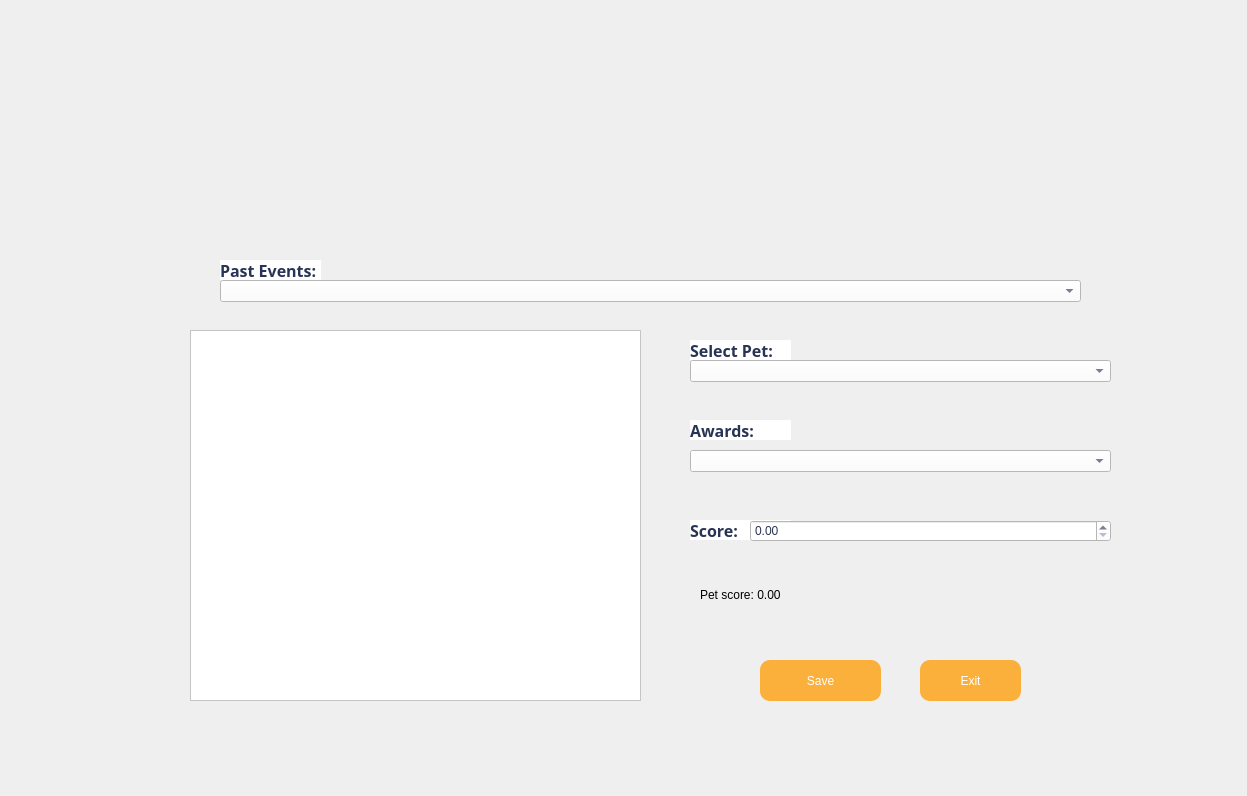
<?xml version="1.0" encoding="UTF-8"?>
<ui version="4.0">
 <class>Dialog</class>
 <widget class="QDialog" name="Dialog">
  <property name="geometry">
   <rect>
    <x>0</x>
    <y>0</y>
    <width>1247</width>
    <height>796</height>
   </rect>
  </property>
  <property name="windowTitle">
   <string>Dialog</string>
  </property>
  <widget class="QLabel" name="label">
   <property name="geometry">
    <rect>
     <x>0</x>
     <y>0</y>
     <width>1246</width>
     <height>796</height>
    </rect>
   </property>
   <property name="cursor">
    <cursorShape>ArrowCursor</cursorShape>
   </property>
   <property name="acceptDrops">
    <bool>true</bool>
   </property>
   <property name="autoFillBackground">
    <bool>false</bool>
   </property>
   <property name="text">
    <string/>
   </property>
   <property name="pixmap">
    <pixmap>images/assignawards.png</pixmap>
   </property>
   <property name="scaledContents">
    <bool>true</bool>
   </property>
   <property name="wordWrap">
    <bool>false</bool>
   </property>
  </widget>
   <widget class="QLabel" name="petscorelabel">
   <property name="geometry">
    <rect>
     <x>700</x>
     <y>580</y>
     <width>200</width>
     <height>30</height>
    </rect>
   </property>
   <property name="text">
    <string>Pet score: 0.00</string>
   </property>
   <property name="alignment">
    <set>Qt::AlignLeft|Qt::AlignVCenter</set>
   </property>
  </widget>
  <widget class="QWidget" name="widget" native="true">
   <property name="geometry">
    <rect>
     <x>0</x>
     <y>0</y>
     <width>120</width>
     <height>80</height>
    </rect>
   </property>
  </widget>
  <widget class="QPushButton" name="petexitbutt">
   <property name="geometry">
    <rect>
     <x>920</x>
     <y>660</y>
     <width>101</width>
     <height>41</height>
    </rect>
   </property>
   <property name="cursor">
    <cursorShape>PointingHandCursor</cursorShape>
   </property>
   <property name="styleSheet">
    <string notr="true">QWidget#petexitbutt{
background-color: rgb(251, 176, 59);
font: 900 12pt &quot;Arial Black&quot;; color : rgb(255, 255, 255);
border-radius: 10px;}

QWidget#petexitbutt:hover {
    
    background-color:rgb(238, 223, 146); 
    border: 2px solid #388E3C; 
    padding: 10px 20px; 
    font-size: 15px; 
}</string>
   </property>
   <property name="text">
    <string>Exit</string>
   </property>
  </widget>
  <widget class="QPushButton" name="savebutt">
   <property name="geometry">
    <rect>
     <x>760</x>
     <y>660</y>
     <width>121</width>
     <height>41</height>
    </rect>
   </property>
   <property name="cursor">
    <cursorShape>PointingHandCursor</cursorShape>
   </property>
   <property name="styleSheet">
    <string notr="true">QWidget#savebutt{
background-color: rgb(251, 176, 59);
font: 900 12pt &quot;Arial Black&quot;; color : rgb(255, 255, 255);
border-radius: 10px;}

QWidget#savebutt:hover {
    
    background-color:rgb(238, 223, 146); 
    border: 2px solid #388E3C; 
    padding: 10px 20px; 
    font-size: 15px; 
}</string>
   </property>
   <property name="text">
    <string>Save</string>
   </property>
  </widget>
  <widget class="QLabel" name="owerusername">
   <property name="geometry">
    <rect>
     <x>940</x>
     <y>40</y>
     <width>201</width>
     <height>20</height>
    </rect>
   </property>
   <property name="font">
    <font>
     <family>Berlin Sans FB Demi</family>
     <pointsize>10</pointsize>
     <italic>false</italic>
     <bold>true</bold>
    </font>
   </property>
   <property name="layoutDirection">
    <enum>Qt::LeftToRight</enum>
   </property>
   <property name="styleSheet">
    <string notr="true">font: 700 10pt &quot;Berlin Sans FB Demi&quot;; 
color: rgb(40, 52, 84);</string>
   </property>
   <property name="text">
    <string/>
   </property>
  </widget>
  <widget class="QComboBox" name="pastevents">
   <property name="geometry">
    <rect>
     <x>220</x>
     <y>280</y>
     <width>861</width>
     <height>22</height>
    </rect>
   </property>
   <property name="styleSheet">
    <string notr="true">font: 700 10pt &quot;Berlin Sans FB Demi&quot;; 
color: rgb(40, 52, 84);
background-color: rgb(255, 255, 255);</string>
   </property>
  </widget>
  <widget class="QLabel" name="message">
   <property name="geometry">
    <rect>
     <x>690</x>
     <y>630</y>
     <width>431</width>
     <height>20</height>
    </rect>
   </property>
   <property name="font">
    <font>
     <family>Berlin Sans FB Demi</family>
     <pointsize>10</pointsize>
     <italic>false</italic>
     <bold>true</bold>
    </font>
   </property>
   <property name="layoutDirection">
    <enum>Qt::LeftToRight</enum>
   </property>
   <property name="styleSheet">
    <string notr="true">font: 700 10pt &quot;Berlin Sans FB Demi&quot;; 
color: rgb(251, 176, 59);</string>
   </property>
   <property name="text">
    <string/>
   </property>
   <property name="alignment">
    <set>Qt::AlignCenter</set>
   </property>
  </widget>
  <widget class="QComboBox" name="petswhoparticipated">
   <property name="geometry">
    <rect>
     <x>690</x>
     <y>360</y>
     <width>421</width>
     <height>22</height>
    </rect>
   </property>
   <property name="styleSheet">
    <string notr="true">font: 700 10pt &quot;Berlin Sans FB Demi&quot;; 
color: rgb(40, 52, 84);
background-color: rgb(255, 255, 255);</string>
   </property>
  </widget>
  <widget class="QTableWidget" name="eventstatus">
   <property name="geometry">
    <rect>
     <x>190</x>
     <y>330</y>
     <width>451</width>
     <height>371</height>
    </rect>
   </property>
   <property name="font">
    <font>
     <family>Berlin Sans FB Demi</family>
     <pointsize>10</pointsize>
     <bold>true</bold>
    </font>
   </property>
   <property name="styleSheet">
    <string notr="true">color: rgb(20, 33, 68);
background-color: rgb(255, 255, 255);</string>
   </property>
  </widget>
  <widget class="QLabel" name="label_2">
   <property name="geometry">
    <rect>
     <x>220</x>
     <y>260</y>
     <width>101</width>
     <height>20</height>
    </rect>
   </property>
   <property name="font">
    <font>
     <family>Berlin Sans FB Demi</family>
     <pointsize>12</pointsize>
     <italic>false</italic>
     <bold>true</bold>
    </font>
   </property>
   <property name="styleSheet">
    <string notr="true">font: 700 12pt &quot;Berlin Sans FB Demi&quot;; 
color: rgb(40, 52, 84);
background-color: rgb(255, 255, 255);</string>
   </property>
   <property name="text">
    <string>Past Events:</string>
   </property>
  </widget>
  <widget class="QLabel" name="label_3">
   <property name="geometry">
    <rect>
     <x>690</x>
     <y>340</y>
     <width>101</width>
     <height>20</height>
    </rect>
   </property>
   <property name="font">
    <font>
     <family>Berlin Sans FB Demi</family>
     <pointsize>12</pointsize>
     <italic>false</italic>
     <bold>true</bold>
    </font>
   </property>
   <property name="styleSheet">
    <string notr="true">font: 700 12pt &quot;Berlin Sans FB Demi&quot;; 
color: rgb(40, 52, 84);
background-color: rgb(255, 255, 255);</string>
   </property>
   <property name="text">
    <string>Select Pet:</string>
   </property>
  </widget>
  <widget class="QLabel" name="label_4">
   <property name="geometry">
    <rect>
     <x>690</x>
     <y>420</y>
     <width>101</width>
     <height>20</height>
    </rect>
   </property>
   <property name="font">
    <font>
     <family>Berlin Sans FB Demi</family>
     <pointsize>12</pointsize>
     <italic>false</italic>
     <bold>true</bold>
    </font>
   </property>
   <property name="styleSheet">
    <string notr="true">font: 700 12pt &quot;Berlin Sans FB Demi&quot;; 
color: rgb(40, 52, 84);
background-color: rgb(255, 255, 255);</string>
   </property>
   <property name="text">
    <string>Awards:</string>
   </property>
  </widget>
  <widget class="QComboBox" name="awards">
   <property name="geometry">
    <rect>
     <x>690</x>
     <y>450</y>
     <width>421</width>
     <height>22</height>
    </rect>
   </property>
   <property name="styleSheet">
    <string notr="true">font: 700 10pt &quot;Berlin Sans FB Demi&quot;; 
color: rgb(40, 52, 84);
background-color: rgb(255, 255, 255);</string>
   </property>
  </widget>
  <widget class="QLabel" name="label_5">
   <property name="geometry">
    <rect>
     <x>690</x>
     <y>520</y>
     <width>101</width>
     <height>20</height>
    </rect>
   </property>
   <property name="font">
    <font>
     <family>Berlin Sans FB Demi</family>
     <pointsize>12</pointsize>
     <italic>false</italic>
     <bold>true</bold>
    </font>
   </property>
   <property name="styleSheet">
    <string notr="true">font: 700 12pt &quot;Berlin Sans FB Demi&quot;; 
color: rgb(40, 52, 84);
background-color: rgb(255, 255, 255);</string>
   </property>
   <property name="text">
    <string>Score:</string>
   </property>
  </widget>
  <widget class="QDoubleSpinBox" name="doubleSpinBox">
   <property name="geometry">
    <rect>
     <x>750</x>
     <y>520</y>
     <width>361</width>
     <height>22</height>
    </rect>
   </property>
   <property name="styleSheet">
    <string notr="true">font: 700 10pt &quot;Berlin Sans FB Demi&quot;; 
color: rgb(40, 52, 84);
background-color: rgb(255, 255, 255);</string>
   </property>
  </widget>
 </widget>
 <resources/>
 <connections/>
</ui>
